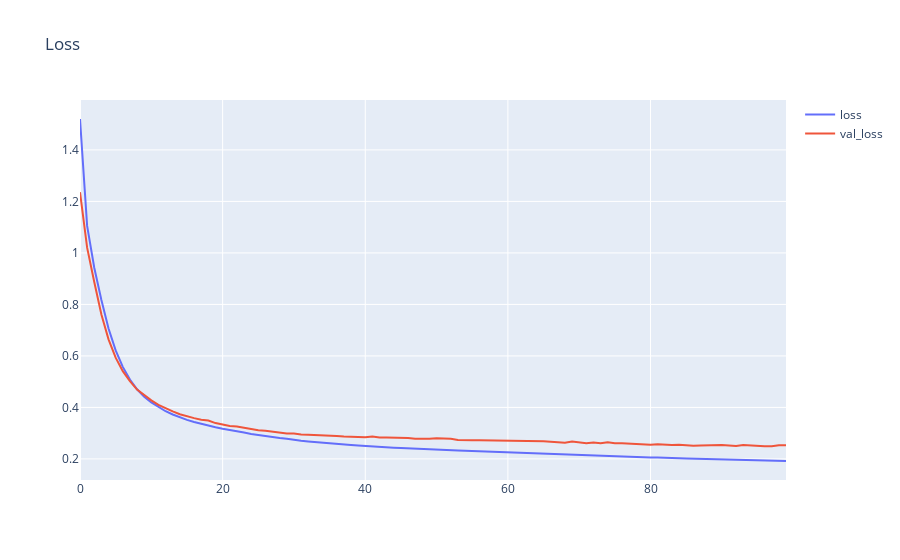

Notebook code for this chart:
### Markdown cell above
### Funcion de perdida

### Code cell
fig = go.Figure(layout = dict(title="Loss"))
fig.add_trace(go.Scatter(x=list(range(len(history.history["loss"]))),y=history.history["loss"], name="loss"))
fig.add_trace(go.Scatter(x=list(range(len(history.history["loss"]))),y=history.history["val_loss"], name="val_loss"))
fig.show()
